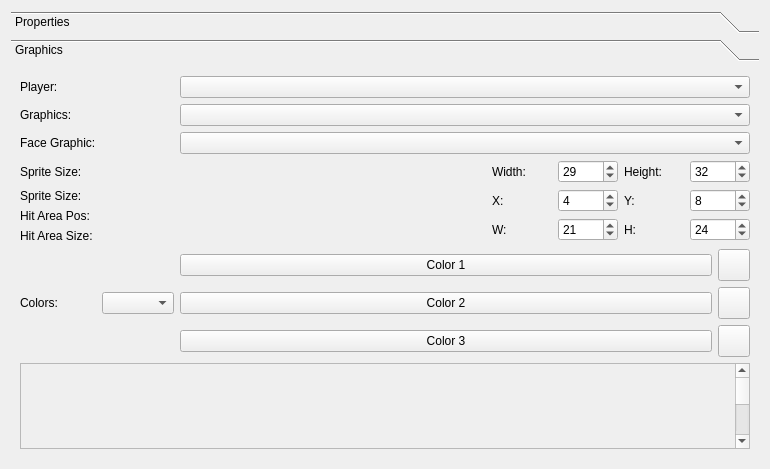
<?xml version="1.0" encoding="UTF-8"?>
<ui version="4.0">
 <class>player_edit</class>
 <widget class="QWidget" name="player_edit">
  <property name="geometry">
   <rect>
    <x>0</x>
    <y>0</y>
    <width>770</width>
    <height>469</height>
   </rect>
  </property>
  <property name="windowTitle">
   <string>Form</string>
  </property>
  <layout class="QGridLayout" name="gridLayout">
   <item row="0" column="0">
    <widget class="QToolBox" name="toolBox_2">
     <property name="currentIndex">
      <number>1</number>
     </property>
     <widget class="QWidget" name="page_properties">
      <property name="geometry">
       <rect>
        <x>0</x>
        <y>0</y>
        <width>752</width>
        <height>377</height>
       </rect>
      </property>
      <attribute name="label">
       <string>Properties</string>
      </attribute>
      <layout class="QGridLayout" name="gridLayout_2">
       <item row="0" column="0">
        <layout class="QGridLayout" name="gridLayout_3">
         <property name="rightMargin">
          <number>10</number>
         </property>
         <item row="1" column="1">
          <spacer name="horizontalSpacer">
           <property name="orientation">
            <enum>Qt::Horizontal</enum>
           </property>
           <property name="sizeHint" stdset="0">
            <size>
             <width>40</width>
             <height>20</height>
            </size>
           </property>
          </spacer>
         </item>
         <item row="1" column="6">
          <widget class="QCheckBox" name="canDoubleJumpCheckBox">
           <property name="text">
            <string/>
           </property>
          </widget>
         </item>
         <item row="2" column="3">
          <spacer name="horizontalSpacer_3">
           <property name="orientation">
            <enum>Qt::Horizontal</enum>
           </property>
           <property name="sizeHint" stdset="0">
            <size>
             <width>40</width>
             <height>20</height>
            </size>
           </property>
          </spacer>
         </item>
         <item row="3" column="4">
          <widget class="QLabel" name="label_4">
           <property name="text">
            <string>Can Shot Diagonal:</string>
           </property>
          </widget>
         </item>
         <item row="10" column="0">
          <spacer name="verticalSpacer_3">
           <property name="orientation">
            <enum>Qt::Vertical</enum>
           </property>
           <property name="sizeHint" stdset="0">
            <size>
             <width>20</width>
             <height>40</height>
            </size>
           </property>
          </spacer>
         </item>
         <item row="2" column="6">
          <widget class="QCheckBox" name="CanAirDashCheckBox">
           <property name="text">
            <string/>
           </property>
          </widget>
         </item>
         <item row="0" column="0">
          <widget class="QLabel" name="label_14">
           <property name="text">
            <string>Player:</string>
           </property>
          </widget>
         </item>
         <item row="1" column="0">
          <widget class="QLabel" name="label_15">
           <property name="text">
            <string>Name:</string>
           </property>
          </widget>
         </item>
         <item row="2" column="4">
          <widget class="QLabel" name="label_3">
           <property name="text">
            <string>Can Air Dash:</string>
           </property>
          </widget>
         </item>
         <item row="0" column="4">
          <widget class="QLabel" name="label_8">
           <property name="text">
            <string>Can Slide:</string>
           </property>
          </widget>
         </item>
         <item row="1" column="4">
          <widget class="QLabel" name="label_2">
           <property name="text">
            <string>Can Double-Jump:</string>
           </property>
          </widget>
         </item>
         <item row="0" column="2">
          <widget class="QComboBox" name="players_tab_list_combo">
           <item>
            <property name="text">
             <string>1</string>
            </property>
           </item>
           <item>
            <property name="text">
             <string>2</string>
            </property>
           </item>
           <item>
            <property name="text">
             <string>3</string>
            </property>
           </item>
           <item>
            <property name="text">
             <string>4</string>
            </property>
           </item>
          </widget>
         </item>
         <item row="3" column="6">
          <widget class="QCheckBox" name="canShotDiagonal">
           <property name="text">
            <string/>
           </property>
          </widget>
         </item>
         <item row="1" column="2">
          <widget class="QLineEdit" name="players_tab_name">
           <property name="maxLength">
            <number>30</number>
           </property>
          </widget>
         </item>
         <item row="1" column="5">
          <spacer name="horizontalSpacer_2">
           <property name="orientation">
            <enum>Qt::Horizontal</enum>
           </property>
           <property name="sizeHint" stdset="0">
            <size>
             <width>40</width>
             <height>20</height>
            </size>
           </property>
          </spacer>
         </item>
         <item row="0" column="6">
          <widget class="QCheckBox" name="can_slide_checkbox">
           <property name="text">
            <string/>
           </property>
          </widget>
         </item>
         <item row="2" column="0">
          <widget class="QLabel" name="label_17">
           <property name="text">
            <string>Has Shield:</string>
           </property>
          </widget>
         </item>
         <item row="2" column="2">
          <widget class="QCheckBox" name="players_tab_hasshield">
           <property name="text">
            <string/>
           </property>
          </widget>
         </item>
         <item row="3" column="0">
          <widget class="QLabel" name="label_18">
           <property name="text">
            <string>Max Shots:</string>
           </property>
          </widget>
         </item>
         <item row="4" column="0">
          <widget class="QLabel" name="label_7">
           <property name="text">
            <string>Simultaneous Shots:</string>
           </property>
          </widget>
         </item>
         <item row="5" column="0">
          <widget class="QLabel" name="label_34">
           <property name="text">
            <string>Damage Modifier::</string>
           </property>
          </widget>
         </item>
         <item row="6" column="0">
          <widget class="QLabel" name="label_9">
           <property name="text">
            <string>Normal Shot:</string>
           </property>
          </widget>
         </item>
         <item row="7" column="0">
          <widget class="QLabel" name="label_6">
           <property name="text">
            <string>Charged Shot:</string>
           </property>
          </widget>
         </item>
         <item row="3" column="2">
          <widget class="QSpinBox" name="players_tab_maxshots">
           <property name="toolTip">
            <string>Maximum number of projectiles on screen if player keeps pressing the attack button</string>
           </property>
           <property name="minimum">
            <number>1</number>
           </property>
           <property name="value">
            <number>3</number>
           </property>
          </widget>
         </item>
         <item row="4" column="2">
          <widget class="QSpinBox" name="simultaneousShots_spinBox">
           <property name="toolTip">
            <string>Number of projectiles fired each time player hits the attack button</string>
           </property>
          </widget>
         </item>
         <item row="5" column="2">
          <widget class="QSpinBox" name="damageModSpinBox">
           <property name="minimum">
            <number>-3</number>
           </property>
           <property name="maximum">
            <number>3</number>
           </property>
          </widget>
         </item>
         <item row="6" column="2">
          <widget class="QComboBox" name="normalShot_comboBox"/>
         </item>
         <item row="7" column="2">
          <widget class="QComboBox" name="chargedshot_combo"/>
         </item>
        </layout>
       </item>
      </layout>
     </widget>
     <widget class="QWidget" name="page_graphics">
      <property name="geometry">
       <rect>
        <x>0</x>
        <y>0</y>
        <width>738</width>
        <height>448</height>
       </rect>
      </property>
      <attribute name="label">
       <string>Graphics</string>
      </attribute>
      <layout class="QGridLayout" name="gridLayout_4">
       <item row="0" column="0">
        <layout class="QVBoxLayout" name="verticalLayout">
         <property name="sizeConstraint">
          <enum>QLayout::SetDefaultConstraint</enum>
         </property>
         <item>
          <layout class="QGridLayout" name="gridLayout_9">
           <item row="0" column="2">
            <widget class="QComboBox" name="players_tab_list_combo_2"/>
           </item>
           <item row="5" column="0">
            <widget class="QLabel" name="label_19">
             <property name="text">
              <string>Colors:</string>
             </property>
            </widget>
           </item>
           <item row="5" column="1">
            <widget class="QComboBox" name="weaponlist_combo"/>
           </item>
           <item row="3" column="0">
            <widget class="QLabel" name="label_39">
             <property name="text">
              <string>Sprite Size:</string>
             </property>
            </widget>
           </item>
           <item row="0" column="0">
            <widget class="QLabel" name="label">
             <property name="text">
              <string>Player:</string>
             </property>
            </widget>
           </item>
           <item row="2" column="2">
            <widget class="QComboBox" name="playerFace_comboBox"/>
           </item>
           <item row="2" column="0">
            <widget class="QLabel" name="label_5">
             <property name="text">
              <string>Face Graphic:</string>
             </property>
            </widget>
           </item>
           <item row="1" column="0">
            <widget class="QLabel" name="label_38">
             <property name="text">
              <string>Graphics:</string>
             </property>
            </widget>
           </item>
           <item row="4" column="2">
            <layout class="QVBoxLayout" name="verticalLayout_6">
             <property name="leftMargin">
              <number>0</number>
             </property>
             <property name="topMargin">
              <number>0</number>
             </property>
             <property name="rightMargin">
              <number>0</number>
             </property>
             <property name="bottomMargin">
              <number>0</number>
             </property>
             <item>
              <layout class="QHBoxLayout" name="horizontalLayout_12">
               <item>
                <spacer name="horizontalSpacer_7">
                 <property name="orientation">
                  <enum>Qt::Horizontal</enum>
                 </property>
                 <property name="sizeHint" stdset="0">
                  <size>
                   <width>40</width>
                   <height>20</height>
                  </size>
                 </property>
                </spacer>
               </item>
               <item>
                <widget class="QLabel" name="label_43">
                 <property name="minimumSize">
                  <size>
                   <width>60</width>
                   <height>0</height>
                  </size>
                 </property>
                 <property name="text">
                  <string>X:</string>
                 </property>
                </widget>
               </item>
               <item>
                <widget class="QSpinBox" name="player_hitarea_x">
                 <property name="minimumSize">
                  <size>
                   <width>60</width>
                   <height>0</height>
                  </size>
                 </property>
                 <property name="value">
                  <number>4</number>
                 </property>
                </widget>
               </item>
               <item>
                <widget class="QLabel" name="label_44">
                 <property name="minimumSize">
                  <size>
                   <width>60</width>
                   <height>0</height>
                  </size>
                 </property>
                 <property name="text">
                  <string>Y:</string>
                 </property>
                </widget>
               </item>
               <item>
                <widget class="QSpinBox" name="player_hitarea_y">
                 <property name="minimumSize">
                  <size>
                   <width>60</width>
                   <height>0</height>
                  </size>
                 </property>
                 <property name="value">
                  <number>8</number>
                 </property>
                </widget>
               </item>
              </layout>
             </item>
             <item>
              <layout class="QHBoxLayout" name="horizontalLayout_13">
               <property name="leftMargin">
                <number>0</number>
               </property>
               <property name="topMargin">
                <number>0</number>
               </property>
               <property name="rightMargin">
                <number>0</number>
               </property>
               <property name="bottomMargin">
                <number>0</number>
               </property>
               <item>
                <spacer name="horizontalSpacer_6">
                 <property name="orientation">
                  <enum>Qt::Horizontal</enum>
                 </property>
                 <property name="sizeHint" stdset="0">
                  <size>
                   <width>40</width>
                   <height>20</height>
                  </size>
                 </property>
                </spacer>
               </item>
               <item>
                <widget class="QLabel" name="label_45">
                 <property name="minimumSize">
                  <size>
                   <width>60</width>
                   <height>0</height>
                  </size>
                 </property>
                 <property name="text">
                  <string>W:</string>
                 </property>
                </widget>
               </item>
               <item>
                <widget class="QSpinBox" name="player_hitarea_w">
                 <property name="minimumSize">
                  <size>
                   <width>60</width>
                   <height>0</height>
                  </size>
                 </property>
                 <property name="value">
                  <number>21</number>
                 </property>
                </widget>
               </item>
               <item>
                <widget class="QLabel" name="label_46">
                 <property name="minimumSize">
                  <size>
                   <width>60</width>
                   <height>0</height>
                  </size>
                 </property>
                 <property name="text">
                  <string>H:</string>
                 </property>
                </widget>
               </item>
               <item>
                <widget class="QSpinBox" name="player_hitarea_h">
                 <property name="minimumSize">
                  <size>
                   <width>60</width>
                   <height>0</height>
                  </size>
                 </property>
                 <property name="value">
                  <number>24</number>
                 </property>
                </widget>
               </item>
              </layout>
             </item>
            </layout>
           </item>
           <item row="3" column="2">
            <layout class="QHBoxLayout" name="horizontalLayout_4">
             <item>
              <spacer name="horizontalSpacer_5">
               <property name="orientation">
                <enum>Qt::Horizontal</enum>
               </property>
               <property name="sizeHint" stdset="0">
                <size>
                 <width>40</width>
                 <height>20</height>
                </size>
               </property>
              </spacer>
             </item>
             <item>
              <widget class="QLabel" name="label_41">
               <property name="minimumSize">
                <size>
                 <width>60</width>
                 <height>0</height>
                </size>
               </property>
               <property name="text">
                <string>Width:</string>
               </property>
              </widget>
             </item>
             <item>
              <widget class="QSpinBox" name="player_sprite_w">
               <property name="minimumSize">
                <size>
                 <width>60</width>
                 <height>0</height>
                </size>
               </property>
               <property name="value">
                <number>29</number>
               </property>
              </widget>
             </item>
             <item>
              <widget class="QLabel" name="label_42">
               <property name="minimumSize">
                <size>
                 <width>60</width>
                 <height>0</height>
                </size>
               </property>
               <property name="text">
                <string>Height:</string>
               </property>
              </widget>
             </item>
             <item>
              <widget class="QSpinBox" name="player_sprite_h">
               <property name="minimumSize">
                <size>
                 <width>60</width>
                 <height>0</height>
                </size>
               </property>
               <property name="value">
                <number>32</number>
               </property>
              </widget>
             </item>
            </layout>
           </item>
           <item row="1" column="2">
            <widget class="QComboBox" name="player_graphics_combo"/>
           </item>
           <item row="5" column="2">
            <layout class="QGridLayout" name="gridLayout_5">
             <item row="2" column="0">
              <widget class="QPushButton" name="color3_picker">
               <property name="text">
                <string>Color 3</string>
               </property>
              </widget>
             </item>
             <item row="2" column="1">
              <widget class="QPushButton" name="ColorValueIndicator3">
               <property name="minimumSize">
                <size>
                 <width>32</width>
                 <height>32</height>
                </size>
               </property>
               <property name="maximumSize">
                <size>
                 <width>32</width>
                 <height>32</height>
                </size>
               </property>
               <property name="text">
                <string/>
               </property>
              </widget>
             </item>
             <item row="1" column="1">
              <widget class="QPushButton" name="ColorValueIndicator2">
               <property name="minimumSize">
                <size>
                 <width>32</width>
                 <height>32</height>
                </size>
               </property>
               <property name="maximumSize">
                <size>
                 <width>32</width>
                 <height>32</height>
                </size>
               </property>
               <property name="text">
                <string/>
               </property>
              </widget>
             </item>
             <item row="0" column="0">
              <widget class="QPushButton" name="color1_picker">
               <property name="text">
                <string>Color 1</string>
               </property>
              </widget>
             </item>
             <item row="1" column="0">
              <widget class="QPushButton" name="color2_picker">
               <property name="text">
                <string>Color 2</string>
               </property>
              </widget>
             </item>
             <item row="0" column="1">
              <widget class="QPushButton" name="ColorValueIndicator1">
               <property name="minimumSize">
                <size>
                 <width>32</width>
                 <height>32</height>
                </size>
               </property>
               <property name="maximumSize">
                <size>
                 <width>32</width>
                 <height>32</height>
                </size>
               </property>
               <property name="text">
                <string/>
               </property>
              </widget>
             </item>
            </layout>
           </item>
           <item row="4" column="0">
            <layout class="QVBoxLayout" name="verticalLayout_2">
             <item>
              <widget class="QLabel" name="label_40">
               <property name="text">
                <string>Sprite Size:</string>
               </property>
              </widget>
             </item>
             <item>
              <widget class="QLabel" name="label_11">
               <property name="text">
                <string>Hit Area Pos:</string>
               </property>
              </widget>
             </item>
             <item>
              <widget class="QLabel" name="label_10">
               <property name="text">
                <string>Hit Area Size:</string>
               </property>
              </widget>
             </item>
            </layout>
           </item>
          </layout>
         </item>
         <item>
          <widget class="QScrollArea" name="scrollArea_4">
           <property name="widgetResizable">
            <bool>false</bool>
           </property>
           <widget class="QWidget" name="scrollAreaWidgetContents_4">
            <property name="geometry">
             <rect>
              <x>0</x>
              <y>0</y>
              <width>489</width>
              <height>199</height>
             </rect>
            </property>
            <widget class="player_preview_area" name="player_preview_widget" native="true">
             <property name="geometry">
              <rect>
               <x>10</x>
               <y>10</y>
               <width>471</width>
               <height>181</height>
              </rect>
             </property>
            </widget>
           </widget>
          </widget>
         </item>
        </layout>
       </item>
      </layout>
     </widget>
    </widget>
   </item>
  </layout>
 </widget>
 <customwidgets>
  <customwidget>
   <class>player_preview_area</class>
   <extends>QWidget</extends>
   <header>player_preview_area.h</header>
   <container>1</container>
  </customwidget>
 </customwidgets>
 <resources/>
 <connections/>
</ui>
